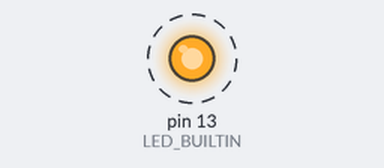
The sketch below on a simulated Arduino Uno, built with avr-gcc and run on an emulated ATmega328P. Parts: output pins drawn as LEDs (lit = HIGH). Dashed ring = blinking. What the sketch prints to the serial monitor is not drawn.

Above: at 0.5 s.
Timing chart, 0 to 4.6 s (numbered marks = the images above):
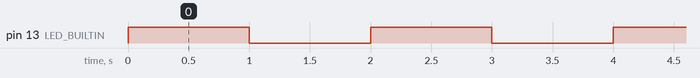

Measured:
- by itself, pin 13 (LED_BUILTIN): alternates HIGH for 1.0 s and LOW for 1.0 s

The sketch:

16_function.ino
```cpp
void setup() {
  Serial.begin(9600);
  Serial.println("------------");

  printHello();

  Serial.println(sum(1, 2));

  pinMode(LED_BUILTIN, OUTPUT);

}

void loop() {
  blinkLED(LED_BUILTIN, 1000);

}

void printHello() {
  Serial.println("Hello Arduino!");
}

int sum(int a, int b) {
  return a + b;
}

void blinkLED(int pin, int ms) {
  digitalWrite(pin, HIGH);
  delay(ms);
  digitalWrite(pin, LOW);
  delay(ms);
}
```
